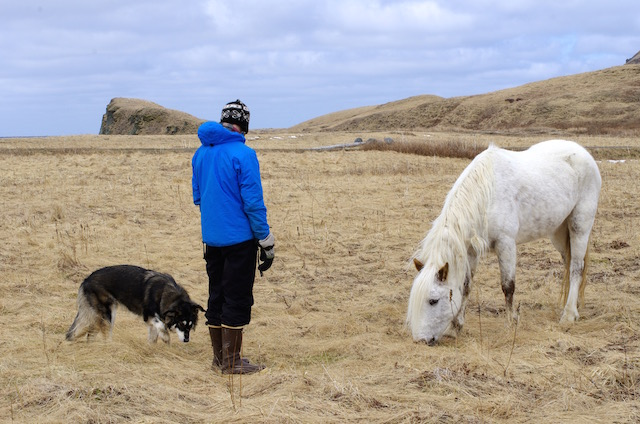
#> input picture yolov3_pred_tensorflow/demo/person.jpg, 640 x 424 px
$ python preprocessimg.py
#> lines starting #> are read from the running program, lines starting #| are printed output that depends on the picture
#> further down, img is the input picture: shape (424, 640, 3); mean B, G, R 154.7, 160.1, 166.5
#| (424, 640, 3)
import cv2
import numpy as np

def preProcessImg(img,inputSize=(416,416)):
#> called with inputSize = (416, 416)
    h, w,_ = img.shape
#> h = 424; w = 640
    ih, iw = inputSize
    scale = min(iw / w, ih / h)
#> scale = 0.65
    nw = int(w * scale)
#> nw = 416
    nh = int(h * scale)
#> nh = 275
    imgR = cv2.resize(img,(nw, nh),cv2.INTER_CUBIC)
    newImg=cv2.copyMakeBorder(imgR,(ih-nh)//2,ih-nh-(ih-nh)//2,(iw-nw)//2,iw-nw-(iw-nw)//2,
                       cv2.BORDER_CONSTANT,(128, 128, 128))
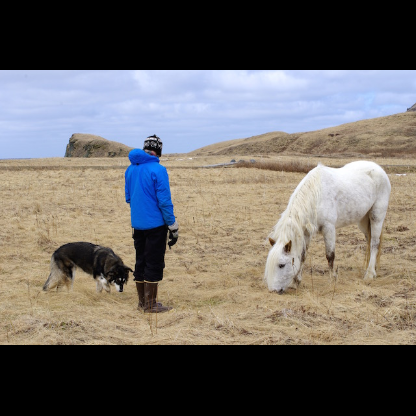
#> newImg: shape (416, 416, 3); mean B, G, R 102.2, 105.8, 110
    imgR=newImg/255.0
#> imgR: shape (416, 416, 3) float64
    dst=np.expand_dims(imgR,axis=0)
    return dst

if __name__=='__main__':
    img=cv2.imread('./demo/person.jpg')
    print(img.shape)
    nImg=preProcessImg(img)
    print(nImg.shape)
#| (1, 416, 416, 3)
    cv2.imshow('test',nImg)
    cv2.waitKey()

$ run again, with yolov3_pred_tensorflow/demo/dog.jpg copied over yolov3_pred_tensorflow/demo/person.jpg
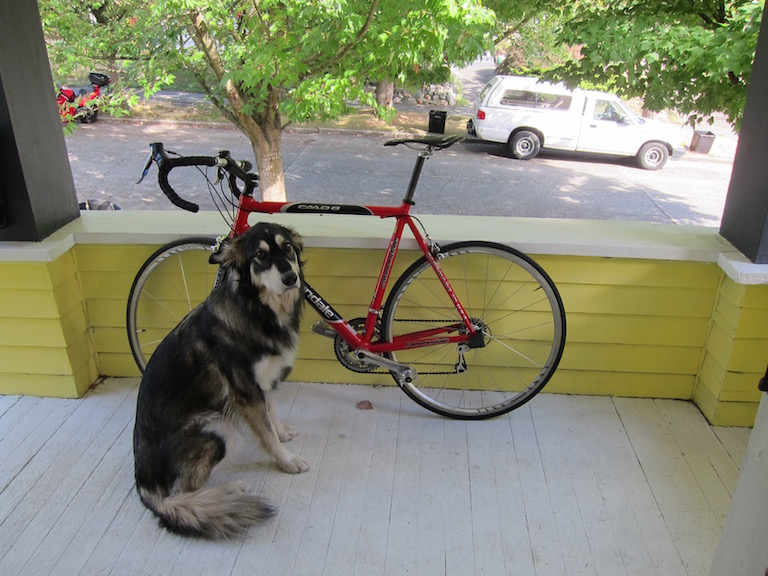
#> input picture yolov3_pred_tensorflow/demo/dog.jpg, 768 x 576 px
#> img is the input picture: shape (576, 768, 3); mean B, G, R 114.1, 135.7, 134.4
#| (576, 768, 3)
#> in preProcessImg, `imgR = cv2.resize(img,(nw, nh),cv2.INTER_CUBIC)`:
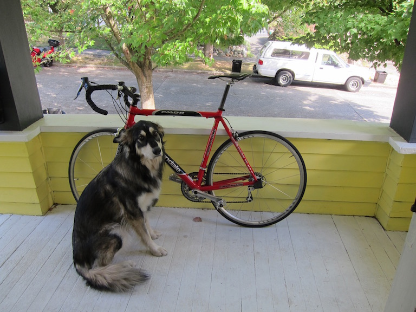
#> imgR: shape (312, 416, 3); mean B, G, R 114, 135.5, 134.3
#> in preProcessImg, `newImg=cv2.copyMakeBorder(imgR,(ih-nh)//2,ih-nh-(ih-nh)//2,(iw-nw)//2,..`:
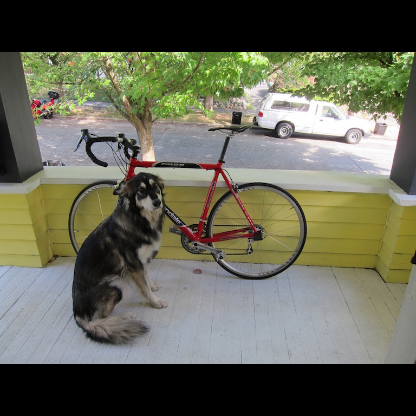
#> newImg: shape (416, 416, 3); mean B, G, R 85.5, 101.7, 100.7
#| (1, 416, 416, 3)
